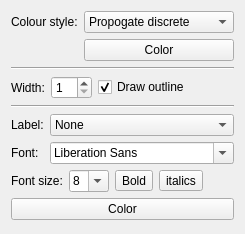
           <widget class="QWidget" name="pageBranchProp">
            <property name="geometry">
             <rect>
              <x>0</x>
              <y>0</y>
              <width>218</width>
              <height>234</height>
             </rect>
            </property>
            <property name="sizePolicy">
             <sizepolicy hsizetype="Preferred" vsizetype="Preferred">
              <horstretch>0</horstretch>
              <verstretch>0</verstretch>
             </sizepolicy>
            </property>
            <attribute name="icon">
             <iconset resource="gui.qrc">
              <normaloff>:/icons/icons/link.png</normaloff>:/icons/icons/link.png</iconset>
            </attribute>
            <attribute name="label">
             <string>Branch properties</string>
            </attribute>
            <attribute name="toolTip">
             <string>Set visual properties of branches</string>
            </attribute>
            <layout class="QVBoxLayout" name="verticalLayout_7">
             <item>
              <layout class="QFormLayout" name="formLayout_5">
               <item row="0" column="0">
                <widget class="QLabel" name="label_2">
                 <property name="text">
                  <string>Colour style:</string>
                 </property>
                </widget>
               </item>
               <item row="0" column="1">
                <widget class="QComboBox" name="cboPhylogenyBranchColorStyle">
                 <property name="sizePolicy">
                  <sizepolicy hsizetype="Expanding" vsizetype="Fixed">
                   <horstretch>0</horstretch>
                   <verstretch>0</verstretch>
                  </sizepolicy>
                 </property>
                 <property name="currentIndex">
                  <number>1</number>
                 </property>
                 <item>
                  <property name="text">
                   <string>Propogate continuous</string>
                  </property>
                 </item>
                 <item>
                  <property name="text">
                   <string>Propogate discrete</string>
                  </property>
                 </item>
                 <item>
                  <property name="text">
                   <string>Propogate weighted</string>
                  </property>
                 </item>
                 <item>
                  <property name="text">
                   <string>Single colour</string>
                  </property>
                 </item>
                </widget>
               </item>
               <item row="1" column="1">
                <widget class="QtColorPicker" name="btnPhylogenyBranchColor">
                 <property name="text">
                  <string>Color</string>
                 </property>
                </widget>
               </item>
              </layout>
             </item>
             <item>
              <widget class="Line" name="line">
               <property name="orientation">
                <enum>Qt::Horizontal</enum>
               </property>
              </widget>
             </item>
             <item>
              <layout class="QHBoxLayout" name="horizontalLayout_19">
               <item>
                <widget class="QLabel" name="label_4">
                 <property name="text">
                  <string>Width:</string>
                 </property>
                </widget>
               </item>
               <item>
                <widget class="QSpinBox" name="spinPhylogenyBranchWidth">
                 <property name="minimum">
                  <number>1</number>
                 </property>
                 <property name="maximum">
                  <number>50</number>
                 </property>
                 <property name="singleStep">
                  <number>2</number>
                 </property>
                 <property name="value">
                  <number>1</number>
                 </property>
                </widget>
               </item>
               <item>
                <widget class="QCheckBox" name="chkPhylogenyDrawBranchOutline">
                 <property name="text">
                  <string>Draw outline</string>
                 </property>
                 <property name="checked">
                  <bool>true</bool>
                 </property>
                </widget>
               </item>
               <item>
                <spacer name="horizontalSpacer_9">
                 <property name="orientation">
                  <enum>Qt::Horizontal</enum>
                 </property>
                 <property name="sizeHint" stdset="0">
                  <size>
                   <width>40</width>
                   <height>20</height>
                  </size>
                 </property>
                </spacer>
               </item>
              </layout>
             </item>
             <item>
              <widget class="Line" name="line_4">
               <property name="orientation">
                <enum>Qt::Horizontal</enum>
               </property>
              </widget>
             </item>
             <item>
              <layout class="QFormLayout" name="formLayout_4">
               <item row="0" column="0">
                <widget class="QLabel" name="label_8">
                 <property name="text">
                  <string>Label:</string>
                 </property>
                </widget>
               </item>
               <item row="0" column="1">
                <widget class="QComboBox" name="cboPhylogenyBranchLabel">
                 <property name="sizePolicy">
                  <sizepolicy hsizetype="Expanding" vsizetype="Fixed">
                   <horstretch>0</horstretch>
                   <verstretch>0</verstretch>
                  </sizepolicy>
                 </property>
                 <item>
                  <property name="text">
                   <string>None</string>
                  </property>
                 </item>
                 <item>
                  <property name="text">
                   <string>Assigned internal labels</string>
                  </property>
                 </item>
                 <item>
                  <property name="text">
                   <string>Length</string>
                  </property>
                 </item>
                 <item>
                  <property name="text">
                   <string>Depth</string>
                  </property>
                 </item>
                 <item>
                  <property name="text">
                   <string>Height</string>
                  </property>
                 </item>
                </widget>
               </item>
               <item row="1" column="0">
                <widget class="QLabel" name="label_13">
                 <property name="text">
                  <string>Font:</string>
                 </property>
                </widget>
               </item>
               <item row="1" column="1">
                <widget class="QFontComboBox" name="cboPhylogenyBranchFont">
                 <property name="sizePolicy">
                  <sizepolicy hsizetype="Minimum" vsizetype="Fixed">
                   <horstretch>0</horstretch>
                   <verstretch>0</verstretch>
                  </sizepolicy>
                 </property>
                 <property name="minimumSize">
                  <size>
                   <width>40</width>
                   <height>0</height>
                  </size>
                 </property>
                </widget>
               </item>
              </layout>
             </item>
             <item>
              <layout class="QHBoxLayout" name="horizontalLayout_20">
               <item>
                <widget class="QLabel" name="label_14">
                 <property name="text">
                  <string>Font size:</string>
                 </property>
                </widget>
               </item>
               <item>
                <widget class="QComboBox" name="cboPhylogenyBranchFontSize">
                 <property name="minimumSize">
                  <size>
                   <width>40</width>
                   <height>0</height>
                  </size>
                 </property>
                 <property name="editable">
                  <bool>true</bool>
                 </property>
                 <property name="currentIndex">
                  <number>2</number>
                 </property>
                 <property name="minimumContentsLength">
                  <number>0</number>
                 </property>
                 <item>
                  <property name="text">
                   <string>6</string>
                  </property>
                 </item>
                 <item>
                  <property name="text">
                   <string>7</string>
                  </property>
                 </item>
                 <item>
                  <property name="text">
                   <string>8</string>
                  </property>
                 </item>
                 <item>
                  <property name="text">
                   <string>9</string>
                  </property>
                 </item>
                 <item>
                  <property name="text">
                   <string>10</string>
                  </property>
                 </item>
                 <item>
                  <property name="text">
                   <string>11</string>
                  </property>
                 </item>
                 <item>
                  <property name="text">
                   <string>12</string>
                  </property>
                 </item>
                 <item>
                  <property name="text">
                   <string>14</string>
                  </property>
                 </item>
                 <item>
                  <property name="text">
                   <string>16</string>
                  </property>
                 </item>
                 <item>
                  <property name="text">
                   <string>18</string>
                  </property>
                 </item>
                 <item>
                  <property name="text">
                   <string>20</string>
                  </property>
                 </item>
                 <item>
                  <property name="text">
                   <string>22</string>
                  </property>
                 </item>
                 <item>
                  <property name="text">
                   <string>24</string>
                  </property>
                 </item>
                 <item>
                  <property name="text">
                   <string>26</string>
                  </property>
                 </item>
                 <item>
                  <property name="text">
                   <string>28</string>
                  </property>
                 </item>
                 <item>
                  <property name="text">
                   <string>36</string>
                  </property>
                 </item>
                 <item>
                  <property name="text">
                   <string>48</string>
                  </property>
                 </item>
                 <item>
                  <property name="text">
                   <string>72</string>
                  </property>
                 </item>
                </widget>
               </item>
               <item>
                <widget class="QToolButton" name="tbPhylogenyBranchFontBold">
                 <property name="toolTip">
                  <string>Make text bold</string>
                 </property>
                 <property name="statusTip">
                  <string>Make text bold</string>
                 </property>
                 <property name="text">
                  <string>Bold</string>
                 </property>
                 <property name="icon">
                  <iconset resource="gui.qrc">
                   <normaloff>:/icons/icons/text_bold.png</normaloff>:/icons/icons/text_bold.png</iconset>
                 </property>
                 <property name="iconSize">
                  <size>
                   <width>16</width>
                   <height>16</height>
                  </size>
                 </property>
                 <property name="checkable">
                  <bool>true</bool>
                 </property>
                </widget>
               </item>
               <item>
                <widget class="QToolButton" name="tbPhylogenyBranchFontItalics">
                 <property name="toolTip">
                  <string>Make text talicised</string>
                 </property>
                 <property name="statusTip">
                  <string>Make text talicised</string>
                 </property>
                 <property name="text">
                  <string>italics</string>
                 </property>
                 <property name="icon">
                  <iconset resource="gui.qrc">
                   <normaloff>:/icons/icons/text_italic.png</normaloff>:/icons/icons/text_italic.png</iconset>
                 </property>
                 <property name="checkable">
                  <bool>true</bool>
                 </property>
                </widget>
               </item>
               <item>
                <spacer name="horizontalSpacer_4">
                 <property name="orientation">
                  <enum>Qt::Horizontal</enum>
                 </property>
                 <property name="sizeHint" stdset="0">
                  <size>
                   <width>40</width>
                   <height>20</height>
                  </size>
                 </property>
                </spacer>
               </item>
              </layout>
             </item>
             <item>
              <widget class="QtColorPicker" name="btnPhylogenyBranchLabelColor">
               <property name="text">
                <string>Color</string>
               </property>
              </widget>
             </item>
             <item>
              <spacer name="verticalSpacer_2">
               <property name="orientation">
                <enum>Qt::Vertical</enum>
               </property>
               <property name="sizeHint" stdset="0">
                <size>
                 <width>20</width>
                 <height>40</height>
                </size>
               </property>
              </spacer>
             </item>
            </layout>
           </widget>
